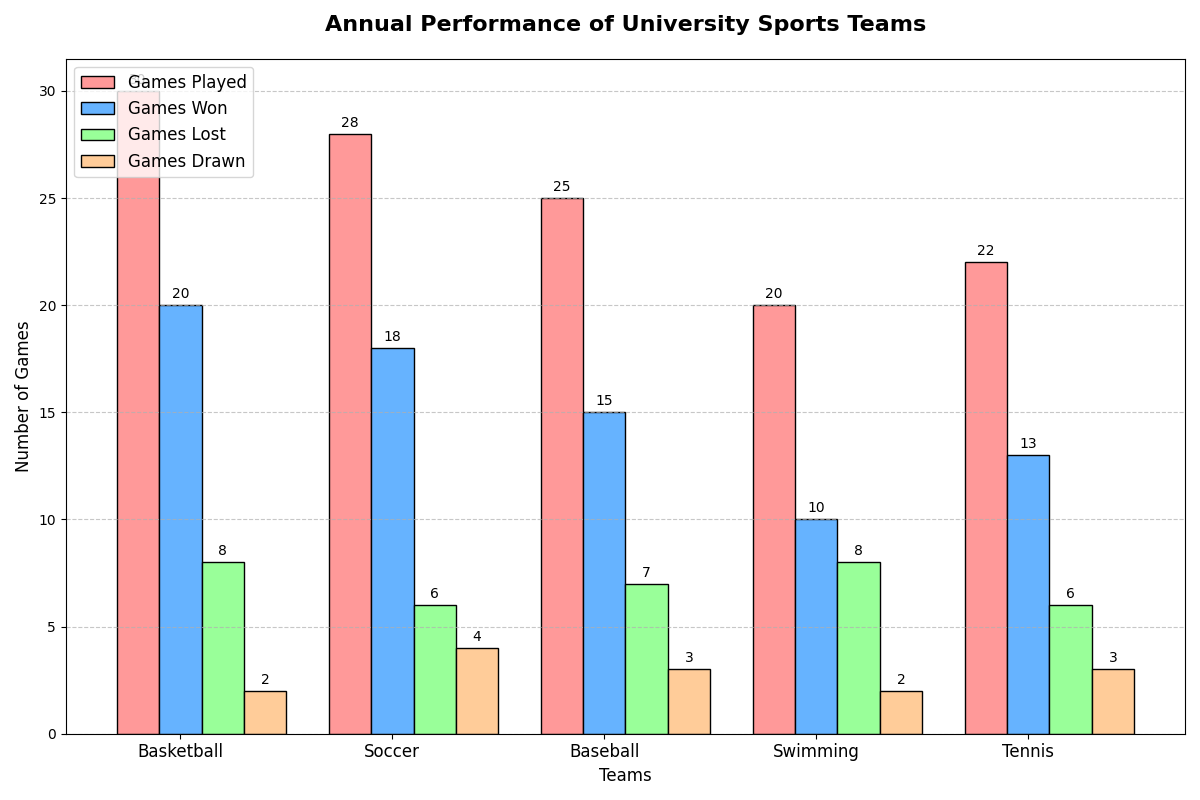

Write the Python code that produced this figure.
import matplotlib.pyplot as plt
import numpy as np

# Backstory
# A fictional university is comparing the performance of its various sports teams over the past year.
# They want to see how many games each team played and how many they won, lost, or drew.

# Teams and their performance data
teams = ['Basketball', 'Soccer', 'Baseball', 'Swimming', 'Tennis']
games_played = [30, 28, 25, 20, 22]
won_games = [20, 18, 15, 10, 13]
lost_games = [8, 6, 7, 8, 6]
draw_games = [2, 4, 3, 2, 3]

# Positions on the x-axis
x = np.arange(len(teams))

# Bar width setting
bar_width = 0.2

# Create the bar chart
fig, ax = plt.subplots(figsize=(12, 8))

# Plot bars
bars1 = ax.bar(x - bar_width, games_played, bar_width, label='Games Played', color='#ff9999', edgecolor='black')
bars2 = ax.bar(x, won_games, bar_width, label='Games Won', color='#66b3ff', edgecolor='black')
bars3 = ax.bar(x + bar_width, lost_games, bar_width, label='Games Lost', color='#99ff99', edgecolor='black')
bars4 = ax.bar(x + 2 * bar_width, draw_games, bar_width, label='Games Drawn', color='#ffcc99', edgecolor='black')

# Add titles and labels
ax.set_title('Annual Performance of University Sports Teams', fontsize=16, fontweight='bold', pad=20)
ax.set_xlabel('Teams', fontsize=12)
ax.set_ylabel('Number of Games', fontsize=12)

# Set y-ticks and x-ticks
ax.set_xticks(x)
ax.set_xticklabels(teams, fontsize=12)
ax.yaxis.grid(True, linestyle='--', alpha=0.7)

# Add data labels on bars
for bars in [bars1, bars2, bars3, bars4]:
    for bar in bars:
        height = bar.get_height()
        ax.annotate(f'{height}',
                    xy=(bar.get_x() + bar.get_width() / 2, height),
                    xytext=(0, 3),  # 3 points vertical offset
                    textcoords="offset points",
                    ha='center', va='bottom', fontsize=10, color='black')

# Add the legend
ax.legend(loc='upper left', fontsize=12)

# Adjust layout to avoid overlapping
plt.tight_layout()

# Display the plot
plt.show()
